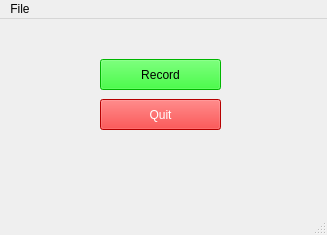
<?xml version="1.0" encoding="UTF-8"?>
<ui version="4.0">
 <class>MainWindow</class>
 <widget class="QMainWindow" name="MainWindow">
  <property name="geometry">
   <rect>
    <x>0</x>
    <y>0</y>
    <width>327</width>
    <height>235</height>
   </rect>
  </property>
  <property name="windowTitle">
   <string>MainWindow</string>
  </property>
  <property name="autoFillBackground">
   <bool>true</bool>
  </property>
  <widget class="QWidget" name="centralwidget">
   <widget class="QPushButton" name="record">
    <property name="geometry">
     <rect>
      <x>100</x>
      <y>40</y>
      <width>121</width>
      <height>31</height>
     </rect>
    </property>
    <property name="autoFillBackground">
     <bool>false</bool>
    </property>
    <property name="styleSheet">
     <string notr="true">background-color: rgb(0, 255, 0);
color: rgb(0, 0, 0);</string>
    </property>
    <property name="text">
     <string>Record</string>
    </property>
   </widget>
   <widget class="QPushButton" name="quit">
    <property name="geometry">
     <rect>
      <x>100</x>
      <y>80</y>
      <width>121</width>
      <height>31</height>
     </rect>
    </property>
    <property name="styleSheet">
     <string notr="true">background-color: rgb(255, 0, 0);
color: rgb(255, 255, 255);</string>
    </property>
    <property name="text">
     <string>Quit</string>
    </property>
   </widget>
  </widget>
  <widget class="QMenuBar" name="menubar">
   <property name="geometry">
    <rect>
     <x>0</x>
     <y>0</y>
     <width>327</width>
     <height>24</height>
    </rect>
   </property>
   <widget class="QMenu" name="menuFile">
    <property name="title">
     <string>File</string>
    </property>
    <addaction name="actionClose"/>
   </widget>
   <addaction name="menuFile"/>
  </widget>
  <widget class="QStatusBar" name="statusbar"/>
  <action name="actionClose">
   <property name="text">
    <string>Close</string>
   </property>
  </action>
 </widget>
 <resources/>
 <connections/>
</ui>
